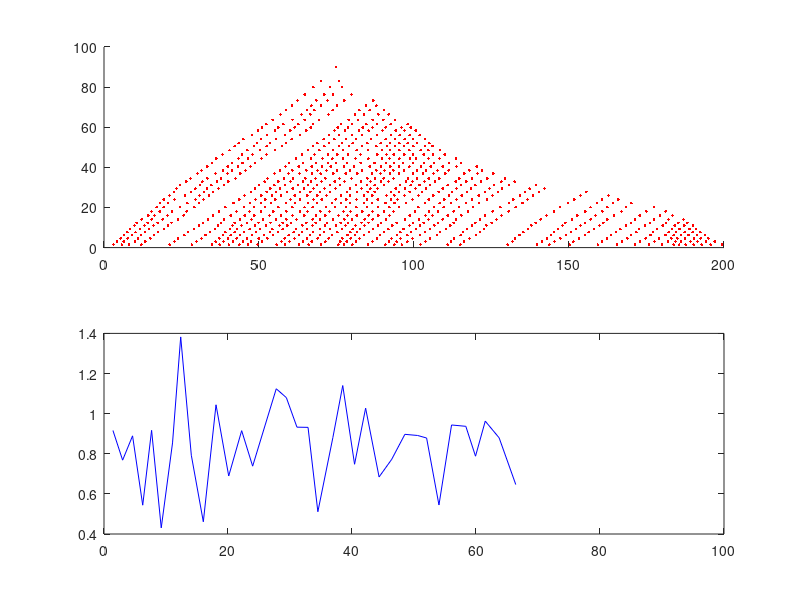

Recreate this plot in MATLAB.
%continous space continous time true kinetic monte corlo simulation
L=201; %length of road (includes the traffic signal occupying unit length)
p=60; %10; %Number of vehicles
maxtime=2000; %Max time upto which simulation is done
%simulation will be done upto a integer multiple of sigcyc which is just
%higher than maxtime
c=1; %maximum speed of cars
sigcyc=maxtime+1; %Signal cycle = time signal is red + time signal is green
dutyratio=1; %ratio of green signal time to red signal time
%gcov=0.1; %coefficient of variation of gaussian distribution for car velocities
gammaK=20; %shape parameter for gamma distribution (=1 for exponential)
specimen_speed=[];
l=randperm(L-1); %randomly generate integers between 1 and L-1 to
%place cars at random positions in the road of length L
l=sort(l(1:p),'ascend');%take the first p numbers for the positions of p cars
space_position_eachcar=cell(1,p);
%Initialization for recording whether signal is green or red for the road
%we are looking at
signalcolor=[];

%Which car to focus on for calculating instantaneous speed
focalcar=10;

%initialization for computing ensemble avg speed
sys_speed=[];

time=0; %initialize time
mob=[]; %mobility: instantaneous velocity of car
flow=0; %flow: number of cars that leave signal per signal cycle
T=[]; %time instants
t_s=[]; %position vector of the cars

%fp=zeros(1,p); %fix the car to focus on for calculating instantaneous velocity
fp=[1:p]; %fix the car to focus on for calculating instantaneous velocity
%cdi=rand(1,p);

greentime=dutyratio*sigcyc; %total time light is green during a signal cycle
redtime=sigcyc-greentime;

while (time<maxtime)

    green=0; 
    while (green<greentime)
        
        signalcolor=[signalcolor,1];
        dis_h=[(diff(l)-1),(L-l(end)+l(1,1)-2)];%distance head
        
        %Function to determine mean velocity (cmax=1) from headway distance
        %Hyperbolic function
        %cmean=c*dis_h./(1+dis_h);
        %Sigmoidal function
        cmean=c*(dis_h.^2)./(1+(dis_h.^2));
        
        %Determine individual car velocity from a random distribution having the above mean
        %%Deterministic
        %cdi=cmean;
        
        %Exponential distribution (method 1)
        %cdi=exprnd(cmean); %using statistical toolbox
        %Exponential distribution (method 2)
        %cdi=(-cmean.*log(1-rand(1,length(cmean))));
        %Gaussian distribution with coefficient of variation gcv
        %cdi=cmean+sqrt(gcv*cmean).*randn(1,p);%min(cdi,cmean)+rand(1,p).*(max(cdi,cmean)-min(cdi,cmean));
        %cdi(cdi<0)=0; %ensures that all velocities are non-negative
        
        %%Gamma distributed velocities
        cdi=gamrnd(gammaK,cmean/gammaK,1,p);                               %%%%commented due to license errors
        %xx = rand([1,p]);                                                %%%%(uniformly distributed) random number for the artificial gamma distribution
        %cdi = (1./(((cmean/gammaK).^gammaK)*gamma(gammaK)))*(xx(1)^gammaK).*(exp(1).^(-xx(1)./(cmean/gammaK)));    %%%artificial gamma distribution
        
        tou=min(dis_h./cdi); %time interval after which next update to be done
        %checking whether the update distance is safe or make to safe
        g=tou;
        %To esnsure that total time green is on does not exceed greentime 
        g=(~((green+g)<greentime))*(greentime-green)+((green+g)<greentime)*g;%adjust the green time to make the total green time equals to 30
        green=green+g;
        l=l+g*cdi;
        %mob=mob+sum(g*cdi)/length(l);
        flow(end)=flow(end)+length(l(l>L));
        
        %for computing avg speed
        sys_speed=[sys_speed,mean(cdi)];
       
        
        mob=[mob,cdi(fp==focalcar)];
        l(l>(L-1))=l(l>(L-1))-(L-1);
        [l,ind]=sort(l,'ascend');
        fp=fp(ind); 
        t_s=[t_s;l];
        T=[T,g];
        for jjjjj=1:p
            space_position_eachcar{1,jjjjj}=[space_position_eachcar{1,jjjjj},l(fp==jjjjj)];
        end
    end
    flow(end)=flow(end)+length(l(l>L-1));
    l(l>(L-1))=l(l>(L-1))-(L-1);
    [l,ind]=sort(l,'ascend');

    fp=fp(ind);
    
    %flow=[flow,0];
    red=0;
    while (red<-1)
        signalcolor=[signalcolor,0];
        dis_h=[(diff(l)-1),((L-1)-l(end))];%position of the signal is 100
        
        %Function to determine mean velocity (cmax=1) from headway distance
        %Hyperbolic function
        %cmean=c*dis_h./(1+dis_h);
        %Sigmoidal function
        cmean=c*(dis_h.^2)./(1+(dis_h.^2));
        
        %Determine individual car velocity from a random distribution having the above mean
        %%Deterministic
        %cdi=cmean;
        %Exponential distribution (method 1)
        %cdi=exprnd(cmean); %using statistical toolbox
        %Exponential distribution (method 2)
        %cdi=(-cmean.*log(1-rand(1,length(cmean))));
        %Gaussian distribution with coefficient of variation gcv
        %cdi=cmean+sqrt(gcv*cmean).*randn(1,p);%min(cdi,cmean)+rand(1,p).*(max(cdi,cmean)-min(cdi,cmean));
        %cdi(cdi<0)=0;
        
        %%Gamma distributed vehicle speeds 
        cdi=gamrnd(gammaK,cmean/gammaK,1,p);                               %%%%commented due to license errors
        %xx = rand([1,p]);                                                %%%%(uniformly distributed) random number for the artificial gamma distribution
        %cdi = (1./(((cmean/gammaK).^gammaK)*gamma(gammaK)))*(xx(1)^gammaK).*(exp(1).^(-xx(1)./(cmean/gammaK)));    %%%artificial gamma distribution
        
        tou=min(dis_h./cdi);
        %checking wheather the update distance is safe or make to safe
            r=tou;
        r=(~((red+r)<redtime))*(redtime-red)+((red+r)<redtime)*r;%adjust kmc ts to make the total red time is 30
        red=red+r;
        l=l+r*cdi;
        
        %for computing avg speed
        sys_speed=[sys_speed,mean(cdi)];
        
        
        %mob=mob+sum(r*cdi)/length(l);
        mob=[mob,cdi(fp==focalcar)];
        t_s=[t_s;l];
        T=[T,r];
        
        for jjjjj=1:p
            space_position_eachcar{1,jjjjj}=[space_position_eachcar{1,jjjjj},l(fp==jjjjj)];
        end
    end
    flow=[flow,0];
    time=time+sigcyc;
end

c1=cumsum(T);
figure, subplot(2,1,1), 
	for i=1:length(c1),
	hold on,
	plot3(t_s(i,:),c1(i)*ones(1,p),ones(1,p),'r .');
    end
subplot(2,1,2),    
plot(c1,mob,'b-');
hold on,
plot(c1,sys_speed,'r--');
%plot(c1,signalcolor,'k .');
figure;
for jjjjj=1:p
    x=diff(space_position_eachcar{1,jjjjj});
    y=find(x<0);
    y=[0,y];
    z=space_position_eachcar{1,jjjjj};
    t=c1;
    for jjj=1:length(y) -1
    hold on;plot(space_position_eachcar{1,jjjjj}(y(jjj)+1:y(jjj+1)),c1(y(jjj)+1:y(jjj+1)),'color',[1,1,1]/30);
    end
end